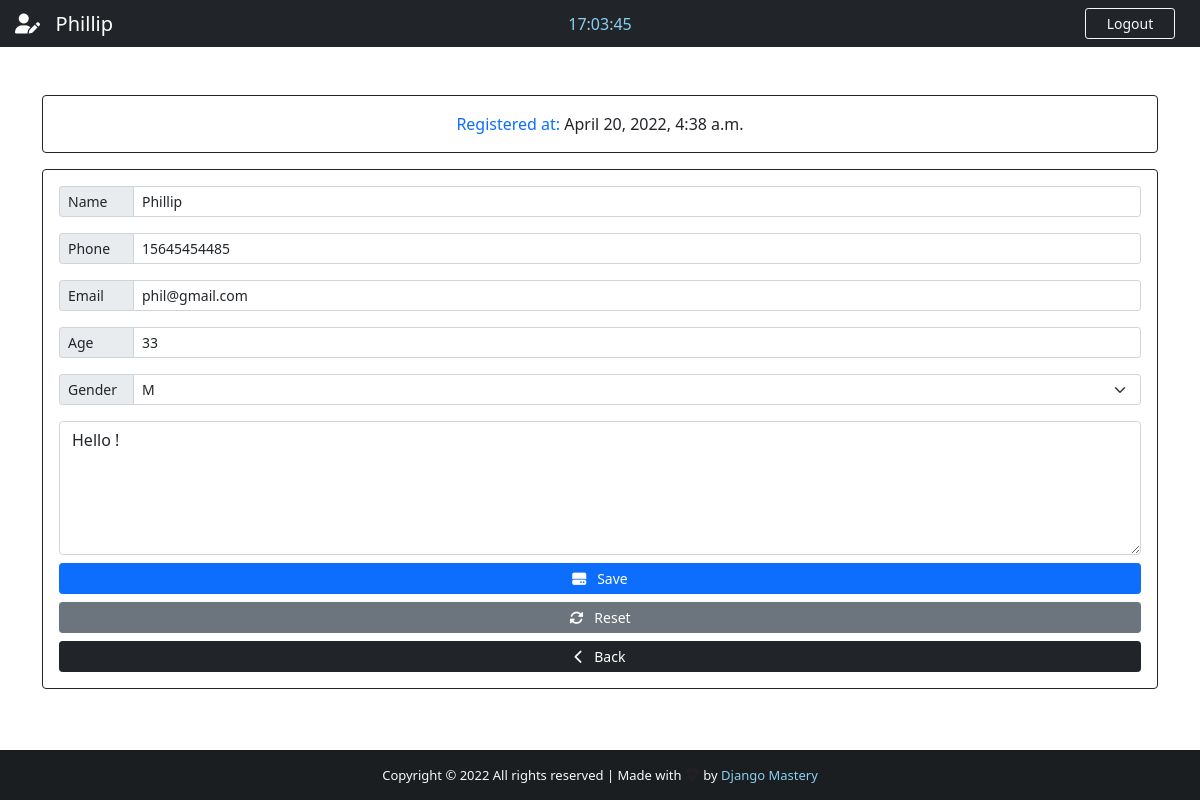
The page /patient/1/ (signed in) on the database its author committed.
### App/models.py (models this page shows, shortened)
class Patient(models.Model):
    GENDER = (
        ("M", "M"),
        ("F", "F"),
    )
    id = models.IntegerField(primary_key=True)
    name = models.CharField(max_length=40)
    phone = models.CharField(max_length=20)
    email = models.CharField(max_length=40)
    age = models.CharField(max_length=3)
    gender = models.CharField(max_length=1, null=True, choices=GENDER)
    note = models.TextField(blank=True)
    created_at = models.DateTimeField(auto_now_add=True)

### App/views.py (the view)
# urls.py: path("patient/<str:patient_id>/", views.patient, name="patient"),
@cache_control(no_cache=True, must_revalidate=True, no_store=True)
@login_required(login_url="login")
def patient(request, patient_id):
    patient = Patient.objects.get(id=patient_id)
    if patient != None:
        return render(request, "edit.html", {"patient": patient})

### App/templates/edit.html (shortened to what this page needs)
{% extends 'add.html' %}
{% block card-title %}Registered at: <span class="text-dark">{{ patient.created_at  }}</span>{% endblock card-title %}
{% block btn-add %}
<i class="fas fa-hdd"></i>&nbsp;&nbsp; Save
{% endblock btn-add %}
{% block btn-reset %}
<button type="reset" class="btn btn-secondary btn-sm"><i class="fas fa-sync-alt"></i>&nbsp;&nbsp; Reset</button>
{% endblock btn-reset %}
{% block action %} action="/edit_patient/" {% endblock action %}
{% block nav-content %}
<i class="fas fa-user-edit"></i>&nbsp;&nbsp; {{ patient.name }}
{% endblock nav-content %}
{% block value-name %} value={{ patient.name }}{% endblock value-name %}
{% block value-phone %} value={{ patient.phone }}{% endblock value-phone %}
{% block value-email %} value={{ patient.email }}{% endblock value-email %}
{% block value-age %} value={{ patient.age }}{% endblock value-age %}
{% block value-note %}{{ patient.note }}{% endblock value-note %}
{% block option %}
    <option style="background-color: #d3d3d3; color: #007bff;">{{ patient.gender }}</option>
{% endblock option %}

### App/templates/add.html (shortened to what this page needs)
{% extends 'base.html' %}
{% block btn-nav %}
<a href="{% url 'logout' %}" class="btn btn-outline-danger btn-sm border-light text-light" id="btn-nav" data-bs-toggle="modal" data-bs-target="#logoutModal">Logout</a>
{% endblock btn-nav %}
{% block time %}
<div class="col-sm">
  <center>
    <span id="clock" style="color: #89cff0"></span>
  </center>
</div>
{% endblock time %}
{% block footer %} style="color: #89cff0; text-decoration: none;" {% endblock footer %}
{% block content %}
<div class="container">
    <div class="row">
        <div class="col-lg-12">
            <div class="card card-body border-dark text-primary mt-5">
                <span class="text-center">{% block card-title %}Fill OUT THE FORM BELOW{% endblock card-title %}</span>
            </div>
            <form {% block action %} action="/add_patient/" {% endblock action %} method="POST" autocomplete="off" enctype="multipart/form-data" class="card p-3 border-dark mt-3">
                <div class="input-group input-group-sm mb-3">
                    <span class="input-group-text side-label">Name</span>
                    <input type="text" class="form-control" name="name" maxlength="40" id="name" placeholder="First and last name" {% block value-name %}{% endblock value-name %} />
                </div>
                <div class="input-group input-group-sm mb-3">
                    <span class="input-group-text side-label">Phone</span>
                    <input type="text" class="form-control" name="phone" id="phone" placeholder="Patient phone" {% block value-phone %}{% endblock value-phone %} />
                </div>
                <div class="input-group input-group-sm mb-3">
                    <span class="input-group-text side-label">Email</span>
                    <input type="email" class="form-control" name="email" id="email" placeholder="Patient email" {% block value-email %}{% endblock value-email %} />
                </div>
                <div class="input-group input-group-sm mb-3">
                    <span class="input-group-text side-label">Age</span>
                    <input type="number" class="form-control" name="age" id="age" maxlength="3" placeholder="Patient age" {% block value-age %}{% endblock value-age %} />
                </div>
                <div class="input-group input-group-sm mb-3">
                    <label class="input-group-text side-label">Gender</label>
                    <select class="form-select" name="gender" id="gender">
                        {% block option %}{% endblock option %}
                    </select>
                </div>
                <div class="form-group">
                    <textarea class="form-control" name="note" rows="5" placeholder="Description is optional...">{% block value-note %}{% endblock value-note %}</textarea>
                </div>
                <div class="d-grid gap-2 mt-2">
                    <button id="btn-add" type="submit" class="btn btn-primary btn-sm">
                        {% block btn-add %}{% endblock btn-add %}
                    </button>
                    {% block btn-reset %}{% endblock btn-reset %}
                    <a href="{% url 'backend' %}" class="btn btn-dark btn-sm"><i class="fas fa-chevron-left"></i>&nbsp;&nbsp; Back</a>
                </div>
            </form>
        </div>
    </div>
</div>
{% endblock content %}

### App/static/css/style.css (style rules this page uses)
html, body { height: 100%; margin: 0; max-width: 100%; overflow: hidden; }
#btn-nav { width: 90px; float: right; margin-right: 25px; }
.side-label { width: 75px; }

### rows shown on the page
Patient: name "Phillip", created_at "April 20, 2022, 4:38 a.m.", phone "15645454485", email "phil@gmail.com", age "33", gender "M", note "Hello !"
